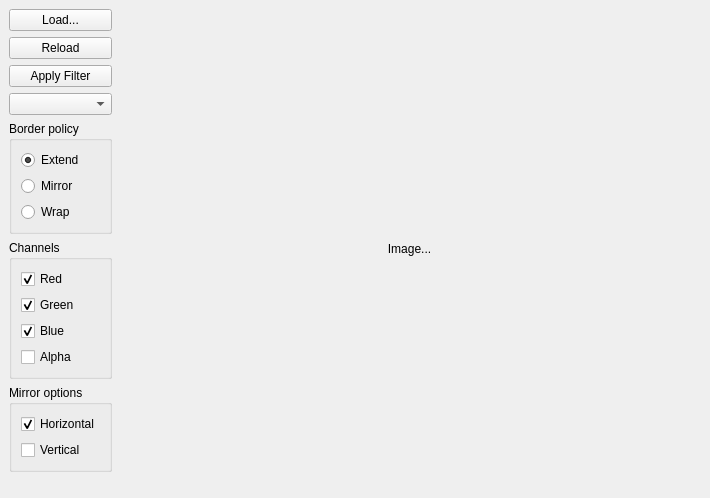
<ui version="4.0" >
 <class>Form</class>
 <widget class="QWidget" name="Form" >
  <property name="geometry" >
   <rect>
    <x>0</x>
    <y>0</y>
    <width>710</width>
    <height>498</height>
   </rect>
  </property>
  <property name="windowTitle" >
   <string>Image Filter Tool</string>
  </property>
  <layout class="QHBoxLayout" >
   <property name="spacing" >
    <number>6</number>
   </property>
   <property name="margin" >
    <number>9</number>
   </property>
   <item>
    <layout class="QVBoxLayout" >
     <property name="spacing" >
      <number>6</number>
     </property>
     <property name="margin" >
      <number>0</number>
     </property>
     <item>
      <widget class="QPushButton" name="LoadButton" >
       <property name="text" >
        <string>Load...</string>
       </property>
      </widget>
     </item>
     <item>
      <widget class="QPushButton" name="ReloadButton" >
       <property name="text" >
        <string>Reload</string>
       </property>
      </widget>
     </item>
     <item>
      <widget class="QPushButton" name="FilterButton" >
       <property name="text" >
        <string>Apply Filter</string>
       </property>
      </widget>
     </item>
     <item>
      <widget class="QComboBox" name="FiltersCombo" />
     </item>
     <item>
      <widget class="QGroupBox" name="gbBorderPolicy" >
       <property name="sizePolicy" >
        <sizepolicy vsizetype="Preferred" hsizetype="Minimum" >
         <horstretch>0</horstretch>
         <verstretch>0</verstretch>
        </sizepolicy>
       </property>
       <property name="title" >
        <string>Border policy</string>
       </property>
       <layout class="QVBoxLayout" >
        <property name="spacing" >
         <number>6</number>
        </property>
        <property name="margin" >
         <number>9</number>
        </property>
        <item>
         <widget class="QRadioButton" name="rbExtend" >
          <property name="text" >
           <string>Extend</string>
          </property>
          <property name="checked" >
           <bool>true</bool>
          </property>
         </widget>
        </item>
        <item>
         <widget class="QRadioButton" name="rbMirror" >
          <property name="text" >
           <string>Mirror</string>
          </property>
         </widget>
        </item>
        <item>
         <widget class="QRadioButton" name="rbWrap" >
          <property name="text" >
           <string>Wrap</string>
          </property>
         </widget>
        </item>
       </layout>
      </widget>
     </item>
     <item>
      <widget class="QGroupBox" name="gbChannels" >
       <property name="sizePolicy" >
        <sizepolicy vsizetype="Preferred" hsizetype="Minimum" >
         <horstretch>0</horstretch>
         <verstretch>0</verstretch>
        </sizepolicy>
       </property>
       <property name="title" >
        <string>Channels</string>
       </property>
       <layout class="QVBoxLayout" >
        <property name="spacing" >
         <number>6</number>
        </property>
        <property name="margin" >
         <number>9</number>
        </property>
        <item>
         <widget class="QCheckBox" name="ckRed" >
          <property name="text" >
           <string>Red</string>
          </property>
          <property name="checked" >
           <bool>true</bool>
          </property>
         </widget>
        </item>
        <item>
         <widget class="QCheckBox" name="ckGreen" >
          <property name="text" >
           <string>Green</string>
          </property>
          <property name="checked" >
           <bool>true</bool>
          </property>
         </widget>
        </item>
        <item>
         <widget class="QCheckBox" name="ckBlue" >
          <property name="text" >
           <string>Blue</string>
          </property>
          <property name="checked" >
           <bool>true</bool>
          </property>
         </widget>
        </item>
        <item>
         <widget class="QCheckBox" name="ckAlpha" >
          <property name="text" >
           <string>Alpha</string>
          </property>
         </widget>
        </item>
       </layout>
      </widget>
     </item>
     <item>
      <widget class="QGroupBox" name="gbMirror" >
       <property name="title" >
        <string>Mirror options</string>
       </property>
       <layout class="QVBoxLayout" >
        <property name="spacing" >
         <number>6</number>
        </property>
        <property name="margin" >
         <number>9</number>
        </property>
        <item>
         <widget class="QCheckBox" name="ckHorizontal" >
          <property name="text" >
           <string>Horizontal</string>
          </property>
          <property name="checked" >
           <bool>true</bool>
          </property>
         </widget>
        </item>
        <item>
         <widget class="QCheckBox" name="ckVertical" >
          <property name="text" >
           <string>Vertical</string>
          </property>
         </widget>
        </item>
       </layout>
      </widget>
     </item>
     <item>
      <spacer>
       <property name="orientation" >
        <enum>Qt::Vertical</enum>
       </property>
       <property name="sizeHint" stdset="0" >
        <size>
         <width>20</width>
         <height>40</height>
        </size>
       </property>
      </spacer>
     </item>
    </layout>
   </item>
   <item>
    <widget class="QLabel" name="PixmapLabel" >
     <property name="sizePolicy" >
      <sizepolicy vsizetype="Expanding" hsizetype="Expanding" >
       <horstretch>0</horstretch>
       <verstretch>0</verstretch>
      </sizepolicy>
     </property>
     <property name="text" >
      <string>Image...</string>
     </property>
     <property name="alignment" >
      <set>Qt::AlignCenter</set>
     </property>
    </widget>
   </item>
  </layout>
 </widget>
 <resources/>
 <connections/>
</ui>
